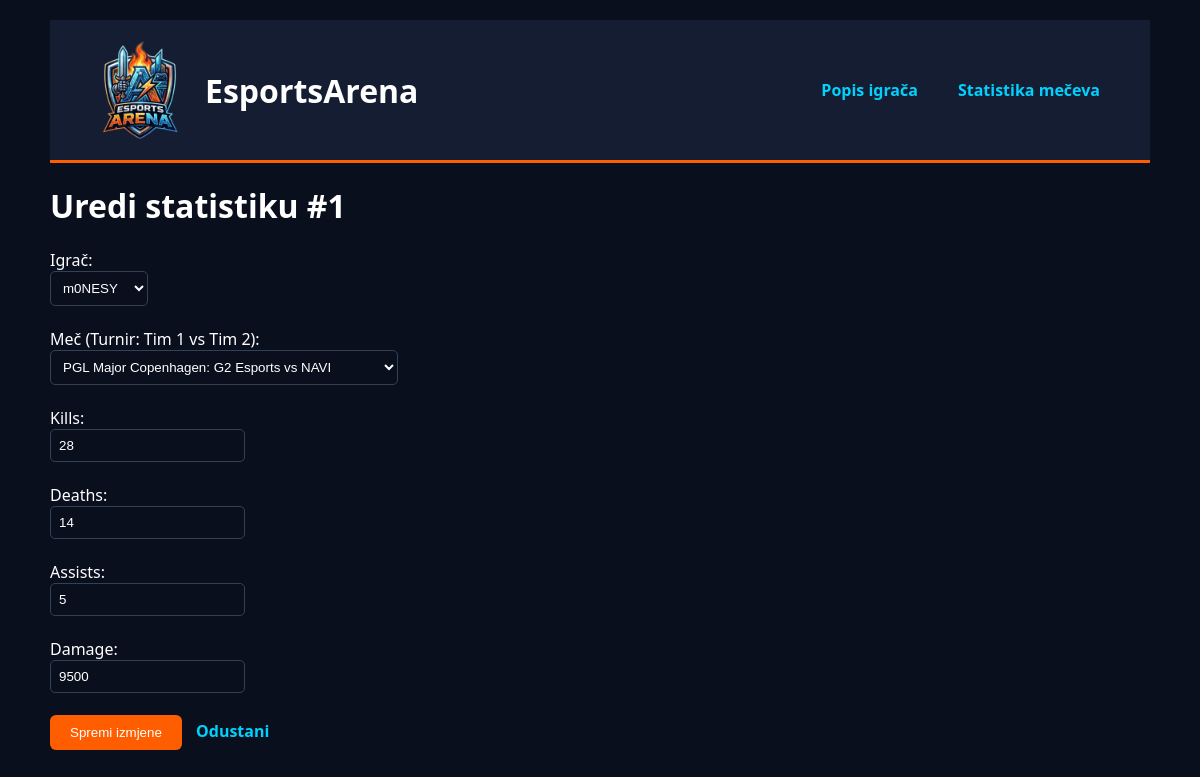
The app's page /urediStat.php?id=1 with its own data.
### tables this page shows
CREATE TABLE `statistika_igraca` (
  `ID_stat` int(11) NOT NULL,
  `mec_ID` int(11) DEFAULT NULL,
  `igrac_ID` int(11) DEFAULT NULL,
  `kills` int(11) DEFAULT 0,
  `deaths` int(11) DEFAULT 0,
  `assists` int(11) DEFAULT 0,
  `damage` int(11) DEFAULT 0
);

### urediStat.php (the view, shortened to what this page needs)
<?php
include "db.php";
$id = (int)$_GET['id'];
$result = $conn->query("SELECT * FROM statistika_igraca WHERE ID_stat = $id");
$stat = $result->fetch_assoc();
?>
<!DOCTYPE html>
<html lang="hr">
<head>
    <link rel="stylesheet" href="style.css">
</head>
<body>
    <?php include "header.php"; ?>
    <h1>Uredi statistiku #<?= $id ?></h1>
    <form method="POST">
        <label>Igrač:</label><br>
        <select name="igrac_ID">
            <?php
            $igraci = $conn->query("SELECT * FROM igraci");
            while($i = $igraci->fetch_assoc()) {
                $sel = ($i['ID_igrac'] == $stat['igrac_ID']) ? "selected" : "";
                echo "<option value='".$i['ID_igrac']."' $sel>".$i['nickname']."</option>";
            }
            ?>
        </select><br><br>
        <label>Meč (Turnir: Tim 1 vs Tim 2):</label><br>
        <select name="mec_ID">
            <?php
            $mecevi = $conn->query("SELECT m.ID_mec, t.naziv AS turnir, tim1.naziv AS tim1, tim2.naziv AS tim2
                                    FROM mecevi m
                                    JOIN turniri t ON m.turnir_ID = t.ID_turnir
                                    JOIN timovi tim1 ON m.tim1_ID = tim1.ID_tim
                                    JOIN timovi tim2 ON m.tim2_ID = tim2.ID_tim");
            while($m = $mecevi->fetch_assoc()) {
                $sel = ($m['ID_mec'] == $stat['mec_ID']) ? "selected" : "";
                echo "<option value='".$m['ID_mec']."' $sel>".$m['turnir'].": ".$m['tim1']." vs ".$m['tim2']."</option>";
            }
            ?>
        </select><br><br>
        <label>Kills:</label><br>
        <input type="number" name="kills" value="<?= $stat['kills'] ?>" required><br><br>
        <label>Deaths:</label><br>
        <input type="number" name="deaths" value="<?= $stat['deaths'] ?>" required><br><br>
        <label>Assists:</label><br>
        <input type="number" name="assists" value="<?= $stat['assists'] ?>" required><br><br>
        <label>Damage:</label><br>
        <input type="number" name="damage" value="<?= $stat['damage'] ?>" required><br><br>
        <button type="submit">Spremi izmjene</button>
        <a href="statistika.php">Odustani</a>
    </form>
</body>
</html>

### style.css (style rules this page uses)
:root { --bg-dark: #0a0f1d; --card-bg: #151d32; --accent-blue: #00d2ff; --accent-orange: #ff5e00; --text: #ffffff; }
body { background-color: var(--bg-dark); color: var(--text); font-family: 'Segoe UI', sans-serif; margin: 0; padding: 10px; }
button { background: var(--accent-orange); color: white; border: none; padding: 10px 20px; border-radius: 6px; cursor: pointer; }
a { color: var(--accent-blue); text-decoration: none; font-weight: bold; padding: 5px 10px; transition: 0.3s; }
input, select { background: #0a0f1d; border: 1px solid #334155; color: white; padding: 8px; border-radius: 5px; }
@media (min-width: 576px) { body { padding: 15px; } }
@media (min-width: 768px) { body { padding: 20px 50px; } }
@media (min-width: 1024px) { body { max-width: 1200px; margin: 0 auto; } }

### records on screen
statistika_igraca: kills "28", deaths "14", assists "5", damage "9500"

### other values on screen
$id "1"
form field igrac_ID "m0NESY"
form field mec_ID "PGL Major Copenhagen: G2 Esports vs NAVI"
